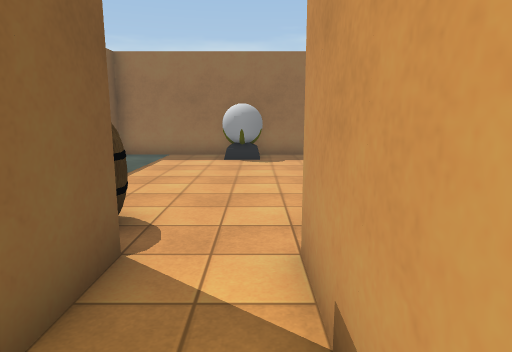
view 1 (above)

18 first-person views from a walk through a 3-D level made in the Unity game engine. The camera is 1.5 m above the floor, tilts 10° down and sees 75° across. The floor is counted in squares, 1 m on a side. Each view is taken from the middle of a square. On the plan, view 1 faces up. The plan holds only what a view shows up to about 15 squares ahead; the rest is blank. The place goes on beyond the plan. The player character is not drawn. Some surface patterns are stand-ins.

view 2
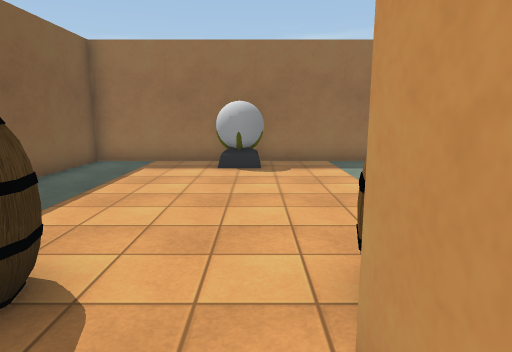

view 3
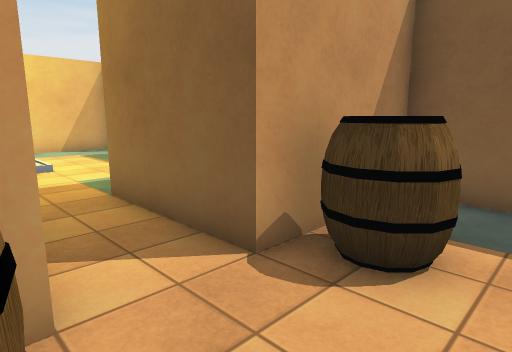

view 4
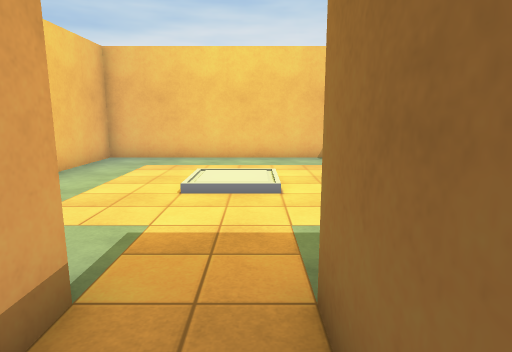

view 5
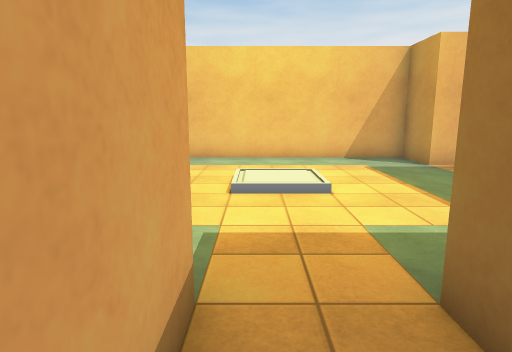

view 6
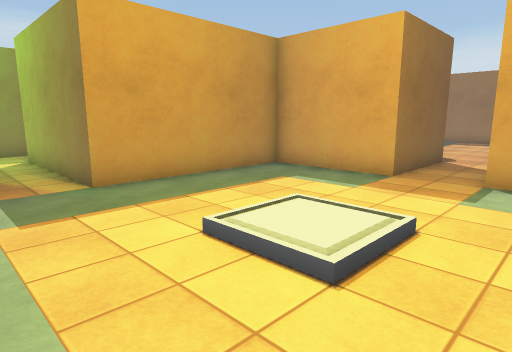

view 7
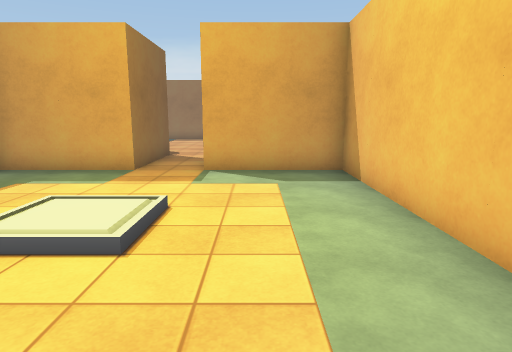

view 8
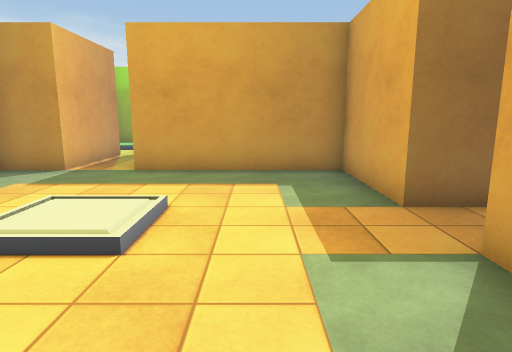

view 9
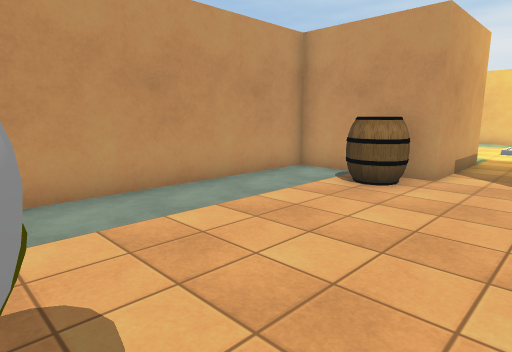

view 10
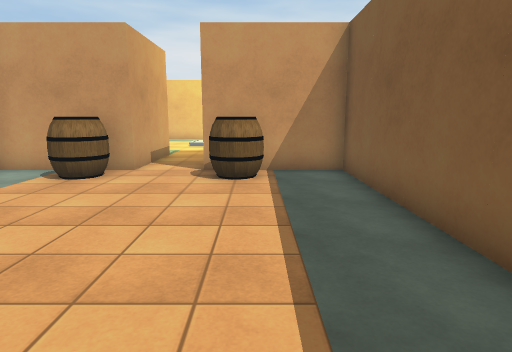

view 11
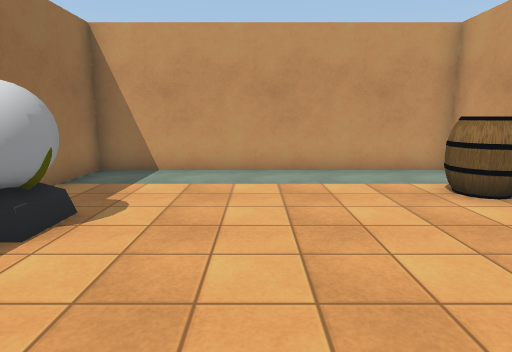

view 12
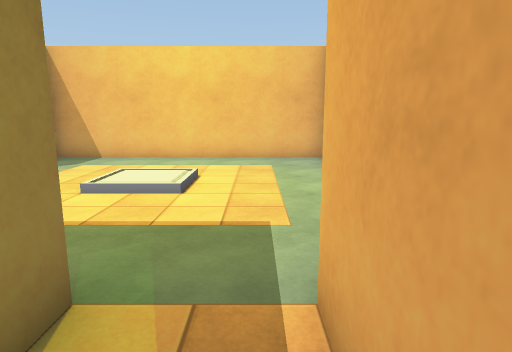

view 13
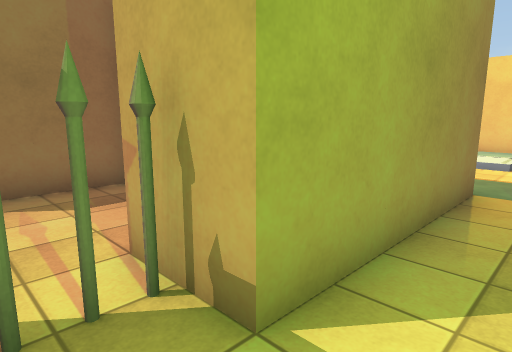

view 14
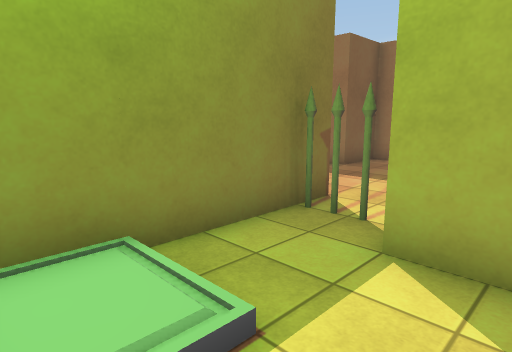

view 15
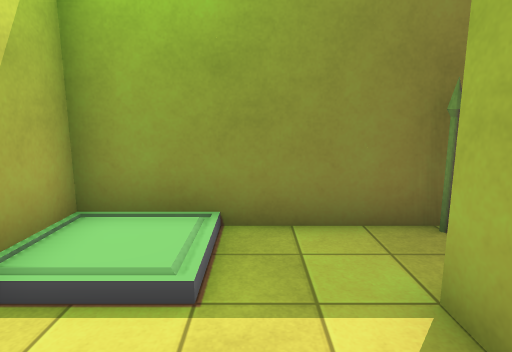

view 16
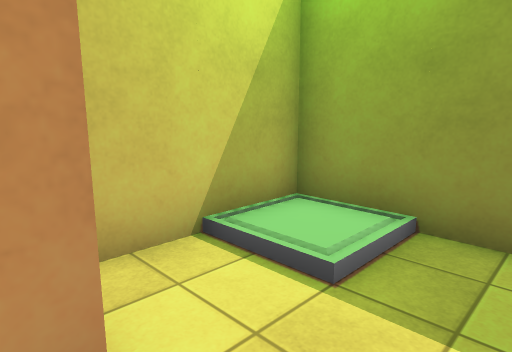

view 17
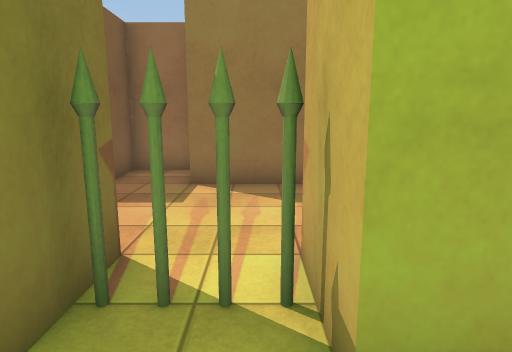

view 18
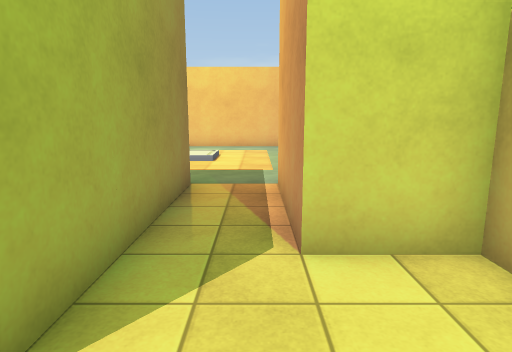

### Floor plan
Ten units are one square. View 1 is at (0, 0); x grows to the right and y downward. Boxes are objects, and circles mark ways between rooms. Rooms are numbered by the first view taken in them; rooms with no view inside come last. Other rooms are left out.
<svg viewBox="-140 -140 190 250">
<path fill="none" stroke="#000" d="M-15 -35 -15 5 -55 5 -55 65 -95 65M-95 85 -55 85 -55 105 45 105 45 5 5 5 5 -35M5 -35 45 -35 45 -135 -55 -135 -55 -35 -15 -35M-95 65 -115 65 -115 45M-135 44 -135 105 -95 105 -95 85"/>
<rect x="-5" y="55" width="10" height="10" fill="#bbb"><title>other object</title></rect>
<rect x="-35" y="-55" width="20" height="20" fill="#bbb"><title>barrel</title></rect>
<rect x="-15" y="-135" width="20" height="20" fill="#bbb"><title>other object</title></rect>
<rect x="5" y="-55" width="20" height="20" fill="#bbb"><title>barrel</title></rect>
<rect x="-135" y="45" width="20" height="10" fill="#bbb"><title>gate</title></rect>
<rect x="-125" y="95" width="10" height="10" fill="#bbb"><title>other object</title></rect>
<circle cx="-5" cy="-35" r="3" fill="#2a7"/>
<circle cx="-100" cy="75" r="3" fill="#2a7"/>
<text x="-10" y="50">1</text>
<text x="-10" y="-90">2</text>
<text x="-120" y="70">3</text>
</svg>
Room 1 opens to room 2. Room 1 opens to room 3.

Where each view was taken, in squares from view 1:
view 1: 0 up, 0 right, facing up
view 2: 2 up, 0 right, facing up
view 3: 6 up, 1 right, facing down-left
view 4: 2 up, 1 left, facing down
view 5: 2 up, 0 right, facing down
view 6: 9 down, 2 right, facing up-left
view 7: 10 down, 2 right, facing up
view 8: 3 down, 4 right, facing left
view 9: 12 up, 2 left, facing down-right
view 10: 13 up, 3 left, facing down
view 11: 9 up, 5 left, facing right
view 12: 8 down, 8 left, facing right
view 13: 8 down, 13 left, facing up-right
view 14: 10 down, 10 left, facing up-left
view 15: 8 down, 9 left, facing left
view 16: 7 down, 9 left, facing down-left
view 17: 8 down, 12 left, facing up
view 18: 8 down, 13 left, facing right
